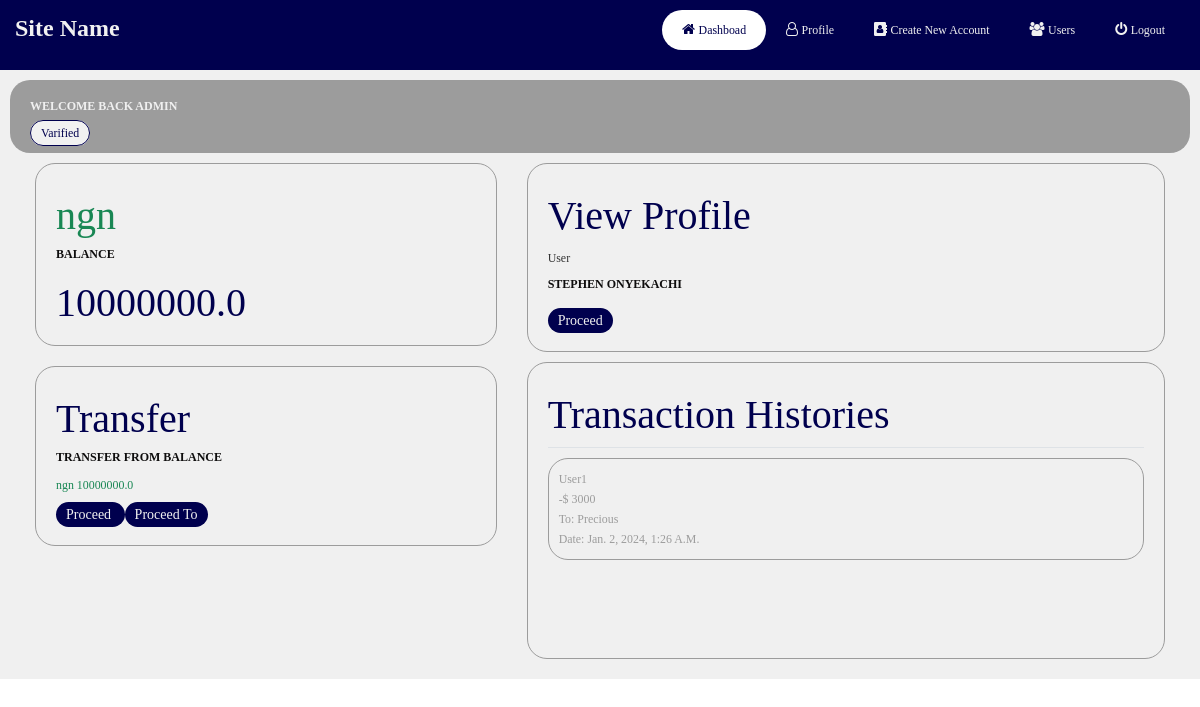
The page /dashboard/ (signed in) on the database its author committed.
### App/models.py (models this page shows, shortened)
class Users(models.Model):
    user = models.ForeignKey(User, on_delete=models.CASCADE)
    currency = models.CharField(max_length=200)
    phone_number = models.CharField(max_length=20)
    country = models.CharField(max_length=200)
    address = models.CharField(max_length=250)
    date_joined = models.DateTimeField(verbose_name="date joined", auto_now_add=True)
    last_login = models.DateTimeField(verbose_name="last login", auto_now=True)
    balance = models.FloatField(default=0.00, null=True)
    account_number = models.PositiveIntegerField(default=0, null=True)
    account_type = models.CharField(max_length=200)
    bank = models.CharField(max_length=200)
    block = models.BooleanField(default=False)
    gender = models.CharField(max_length=200)
    def __str__(self):
        return self.user.username

class Transactions(models.Model):
    sender = models.ForeignKey(Users, on_delete=models.CASCADE, related_name='sender')
    receiver = models.ForeignKey(Users, on_delete=models.CASCADE, related_name='receiver')
    amount = models.PositiveIntegerField(default=0.00)
    time_stamp = models.DateTimeField(verbose_name="time stamp", auto_now=True)
    otp = models.PositiveIntegerField()
    reffrence_code = models.CharField(max_length=200)
    status = models.CharField(max_length=200)

### App/views.py (the view)
# urls.py: path('dashboard/', views.Dashboard, name='dashboard'),
def Dashboard(request):
    user = Users.objects.get(user=request.user)
    history = Transactions.objects.all().order_by('-id')
    context = {
        'user':user,
        'history':history,
    }
    return render(request, 'profile/dashboard.html', context)

### template/profile/dashboard.html (shortened to what this page needs)
{% extends 'nav_auth/extentions.html' %}
{% load static %}
{% block content %}
<body>
    <div>
        {% if request.user.is_superuser %}
        {% include 'nav_auth/links.html' %}
        {% else %}
        {% include 'nav_auth/links2.html' %}
        {% endif %}
        <section class="col-md-12" id="dashboad_section2">
            <div class="col-md-12 content_proceed">
                <div>
                    <h4 style="color: var(--body-bg);">
                        welcome back {{ request.user.username }}
                    </h4>
                </div>
                <div class="varifile">
                    <small>Varified</small>
                </div>
            </div>
            <div class="col-md-5">
                <div class="col-md-12 content">
                    <div>
                        <h2 class="text-success">
                            {{ user.currency }}
                        </h2>
                    </div>
                    <div>
                        <h4>
                            balance
                        </h4>
                    </div>
                    <div>
                        <h1>
                            {{ user.balance }}
                        </h1>
                    </div>
                </div>
                <div class="col-md-12 content">
                    <div>
                        <h2>
                            Transfer
                        </h2>
                    </div>
                    <div>
                        <h4>
                            transfer from balance
                        </h4>
                        <small class="text-success">
                            <span>{{user.currency}}</span> {{user.balance}}
                        </small>
                    </div>
                    <div class="proceed">
                        <a href="{% url 'transfer' %}">
                            proceed
                        </a>
                        <a href="{% url 'transfer1' %}">
                            proceed to
                        </a>
                    </div>
                </div>
            </div>
            <div class="col-md-7">
                <div class="content">
                    <div>
                        <h2>
                            View Profile
                        </h2>
                    </div>
                    <div>
                        <small>
                            User
                        </small>
                        <h4>
                            {{ user.user.first_name }} {{ user.user.last_name }}
                        </h4>
                    </div>
                    <div class="proceed">
                        <a href="{% url 'view_profile' %}">
                            proceed
                        </a>
                    </div>
                </div>
                <div class="content">
                    <div class="border-bottom">
                        <h2>
                            Transaction Histories
                        </h2>
                    </div>
                    <div style="height: 200px; overflow-y: scroll;">
                        {% if history %}
                            {% for history in history %}
                            <div>
                                <a href="{% url 'history' %}">
                                    <div class="history">
                                        <small>
                                            {{ history.sender}}
                                        </small>
                                        <br>
                                        {% if request.user.username != sender %}
                                        <small>
                                            -$ {{history.amount}}
                                        </small>
                                        {% else %}
                                        <small>
                                            +$ {{history.amount}}
                                        </small>
                                        {% endif %}
                                        <br>
                                        <small>
                                            To: {{ history.receiver}}
                                        </small>
                                        <br>
                                        <small>
                                            Date: {{history.time_stamp}}
                                        </small>
                                    </div>
                                </a>
                            </div>
                            {% endfor %}
                        {% else %}
                        <div class="p-3">
                            <div class="text-center">
                                <h3>No Transaction made</h3>
                            </div>
                        </div>
                        {% endif %}
                    </div>
                </div>
            </div>
        </section>
    </div>
</body>
{% endblock %}

### static/css.css (style rules this page uses)
* { margin: 0px; padding: 0px; box-sizing: border-box; font-family: 'Arial Narrow'; }
:root { --button-bg: rgb(0, 0, 78); --button-color: #f1f1f1; --body-bg: rgb(240, 240, 240); --body-border: rgb(156, 156, 156); --body-color: rgb(0, 0, 78); --dack: rgb(14, 13, 13); }
.content_proceed { border-radius: 20px; padding: 10px 20px; background-color: var(--body-border); text-transform: capitalize; transition: 0.2s; }
.varifile small { background-color: var(--button-color); color: var(--button-bg); text-decoration: none; border:1px solid var(--button-bg); padding: 5px 10px; border-radius: 20px; }
.proceed { padding: 10px 0px; }
.proceed a { background-color: var(--button-bg); color: var(--button-color); padding: 5px 10px; border-radius: 20px; text-transform: capitalize; transition: 0.2s; }
.history { border:1px solid var(--body-border); padding: 10px 10px; border-radius: 20px; text-transform: capitalize; transition: 0.2s; margin: 10px 0; }
.history { color: var(--body-border); text-decoration: none; }
h1 { color: var(--button-bg); font-weight: lighter; font-size: 4rem; }
h2 { color: var(--body-color); font-size: 4rem; }
h4 { text-transform: uppercase; font-weight: bolder; font-size: 12px; color: var(--dack); }
#dashboad_section2 { background-color: var(--body-bg); padding: 10px; }
.content { border: 1px solid var(--body-border); border-radius: 20px; padding: 10px 20px; margin: 10px 10px; height: 200px auto; }

### rows shown on the page
Users: currency "ngn", balance "10000000.0", user.first_name "STEPHEN", user.last_name "ONYEKACHI"
Transactions: sender "User1", amount "3000", receiver "Precious", time_stamp "Jan. 2, 2024, 1:26 A.m."

### other values the page prints
{{ request.user.username }} "ADMIN"
